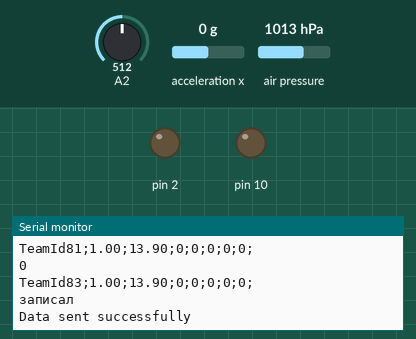
This sketch was run on a simulated Arduino Uno, built with avr-gcc and run on an emulated ATmega328P. Parts: output pins drawn as LEDs (lit = HIGH), the last lines printed to the serial monitor. The inputs (shaded band) are chosen by the test bench; at power-on: A2 = 512, acceleration x 0 g, air pressure 1013 hPa. Storage starts empty; no radio packets arrive unless stated.

Above: at 8.4 s.
8.5 s: A2 set to 381
At 8.63 s:
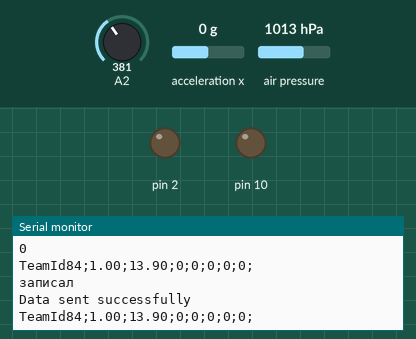
10.0 s: A2 set to 355
At 10.1 s:
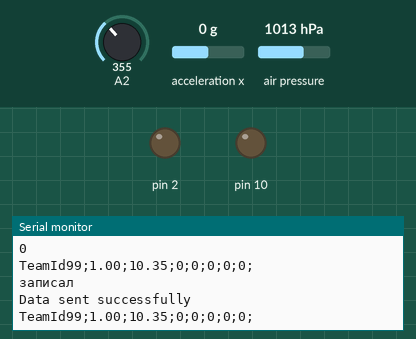
Timing chart, 0 to 13.0 s (numbered marks = the images above; inputs shaded):
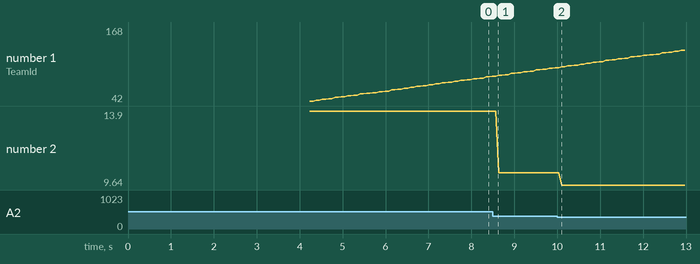

Measured:
- plotted number 1: 99 → 168 after the input at 10.0 s
- plotted number 2: 13.9 → 10.35 after the input at 8.5 s, 10.35 → 9.64 after the input at 10.0 s

The sketch:

peredacha.ino
```cpp
#include <SPI.h>
#include "Wire.h"
#include <RF24.h>
#include <nRF24L01.h>
#include <Adafruit_Sensor.h>
 #include "I2Cdev.h"
#include "MPU6050.h"
#include <Adafruit_BMP280.h>
#include <SD.h>
MPU6050 CY531;


const uint64_t pipe = 0xF0F0F0F0F0LL; // индитификатор передачи, "труба"
 const int PIN_CHIP_SELECT = 4;
RF24 radio(8, 9); // CE, CSN

 Adafruit_BMP280 bmp;
 int strt_alt;
 int maxalt;
struct values{
  int Altitude;
  float Voltage;
  int16_t Axel;
  boolean Start_point;
   boolean Apogee_point ;
    boolean Activate_point;
     boolean Landing_point;
     long Tlme;


  };
 // const byte address[5] = "00001";
struct values control;


void setup(){
  Serial.begin(9600);
Wire.begin();
  radio.begin();
  delay(2);
  radio.setChannel(77); // канал (0-127)
  radio.setDataRate(RF24_250KBPS);
  radio.setPALevel(RF24_PA_MAX);
  radio.openWritingPipe(pipe);
  radio.stopListening();// открываем трубу на передачу.
delay(100);
Serial.println("Initializing I2C devices...");
  CY531.initialize();

  delay(100);
  CY531.setFullScaleAccelRange(MPU6050_ACCEL_FS_16);
  Serial.print("Initializing SD card...");
  pinMode(10, OUTPUT);
pinMode(2, OUTPUT);
  if (!SD.begin(PIN_CHIP_SELECT)) {
    Serial.println("Card failed, or not present");

    return;
  }
   Serial.println("card initialized.");
    Serial.println(F("BMP280 test"));

  if (!bmp.begin()) {
    Serial.println(F("Could not bmp"));}

  bmp.setSampling(Adafruit_BMP280::MODE_NORMAL,
                  Adafruit_BMP280::SAMPLING_X2,
                  Adafruit_BMP280::SAMPLING_X16,
                  Adafruit_BMP280::FILTER_X16,
                  Adafruit_BMP280::STANDBY_MS_63);

  delay(2000);
  strt_alt =bmp.readAltitude(1040.08);
  maxalt=bmp.readAltitude(1040.08)-strt_alt;
  delay(2000);
  }


void loop()
{String zap;
  control.Tlme=millis()/100;

  control.Altitude=bmp.readAltitude(1040.08)-strt_alt;
  control.Axel=CY531.getAccelerationX();
  control.Voltage = analogRead(A2)* (5.0/1023.0) / 0.18;
  if(maxalt<control.Altitude){
    maxalt=control.Altitude;
  }

 Serial.println(maxalt);
 if (control.Altitude>3){
  control.Start_point=1;
 }
 if (maxalt-3>control.Altitude){
  control.Apogee_point=1;
  control.Activate_point=1;
 }
 if (control.Apogee_point==1 and control.Altitude<80){
  control.Landing_point=1;
 }

 zap=("TeamId"+String(control.Tlme)+";"+String(bmp.readAltitude(1040.08)-strt_alt)+";"+String(control.Voltage)+";"+String(CY531.getAccelerationX())+";"+String(control.Start_point)+";"+String(control.Apogee_point)+";"+String(control.Activate_point)+";"+String(control.Landing_point)+";");
  Serial.println(zap);


   File dataFile = SD.open("datalog.txt", FILE_WRITE);

  if (dataFile) {
    dataFile.println(zap);
    dataFile.close();
    Serial.println("записал ");
  }
  else {
    Serial.println("error opening datalog.txt");
  }
  int data=control.Tlme;
if(radio.write(&control, sizeof(control))){  //send control values
    Serial.println("Data sent successfully"); }
  else{
    Serial.println("Data sending failed");}
  Serial.println(zap);
 //digitalWrite(2, HIGH);
  delay(100);
 //digitalWrite(2, LOW);
}
```
